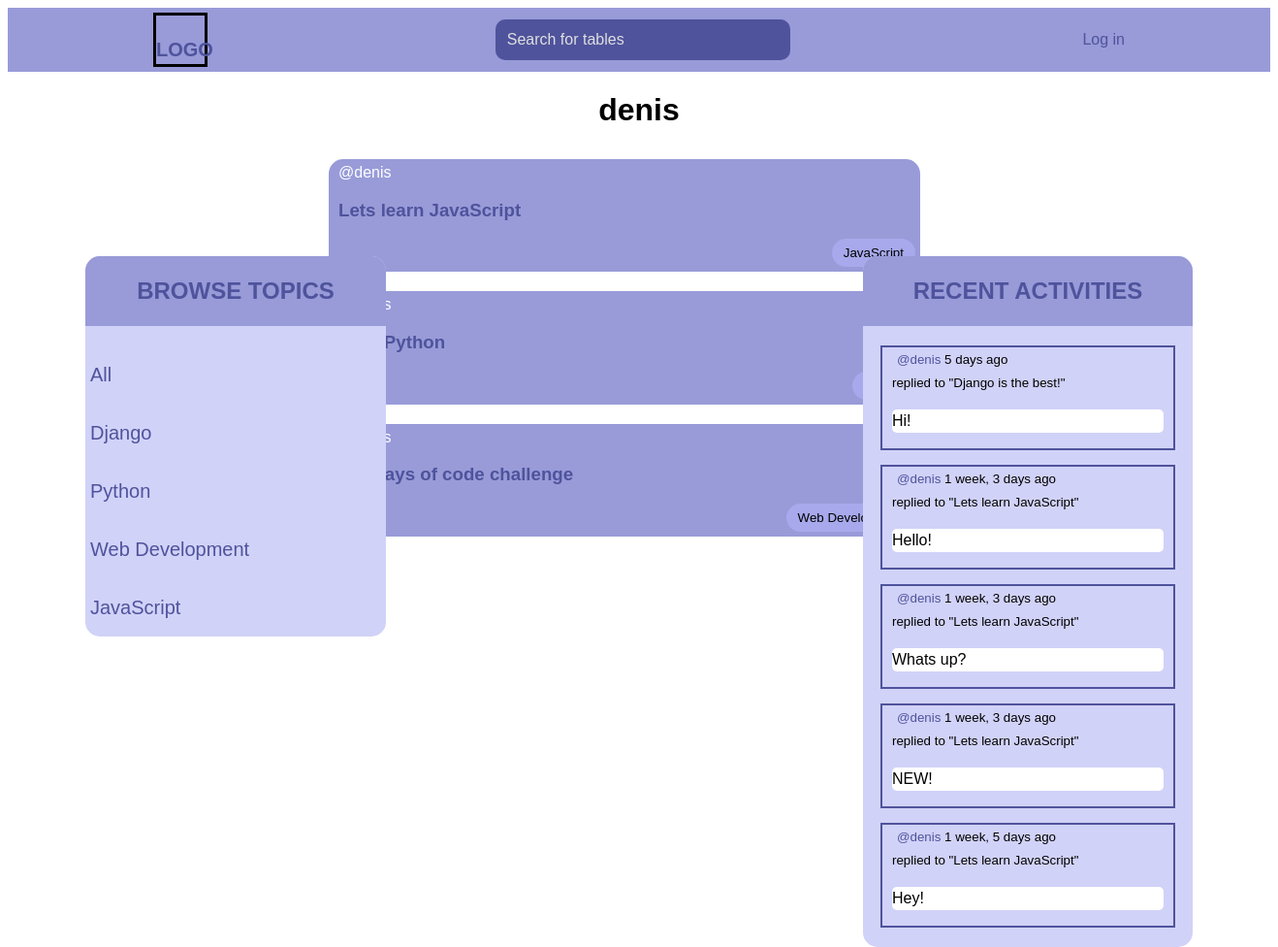
Page /profile/1/ on the committed database.
### tabletalks/base/models.py (models this page shows, shortened)
class Topic(models.Model):
    name = models.CharField(max_length=200)

class Table(models.Model):
    host = models.ForeignKey(User, on_delete=models.SET_NULL, null=True)
    topic = models.ForeignKey(Topic, on_delete=models.SET_NULL, null=True)
    name = models.CharField(max_length=200)
    description = models.TextField(null=True, blank=True)
    participants = models.ManyToManyField(
        User, related_name='participants', blank=True
    )
    updated = models.DateTimeField(auto_now=True)
    created = models.DateTimeField(auto_now_add=True)
    def __str__(self):
        return self.name
    class Meta:
        ordering = ['-updated', '-created']

class Message(models.Model):
    user = models.ForeignKey(User, on_delete=models.CASCADE)
    table = models.ForeignKey(Table, on_delete=models.CASCADE)
    body = models.TextField()
    updated = models.DateTimeField(auto_now=True)
    created = models.DateTimeField(auto_now_add=True)
    class Meta:
        ordering = ['-updated', '-created']
    def __str__(self):
        return self.body[:50]

### tabletalks/base/views.py (the view)
# urls.py: path('profile/<str:pk>/', views.user_profile, name='user-profile'),
def user_profile(request, pk):
    user = User.objects.get(id=pk)
    tables = user.table_set.all()
    all_messages = user.message_set.all()
    topics = Topic.objects.all()
    context = {
        'user': user,
        'tables': tables,
        'all_messages': all_messages,
        'topics': topics,
    }
    return render(request, 'base/profile.html', context)

### tabletalks/base/templates/base/profile.html (shortened to what this page needs)
{% extends 'main.html' %}
{% block content %}
<h1 style="text-align: center;">{{ user.username }}</h1>
<div class="home-container">
    <div>
         {% include 'base/topics_component.html' %}
    </div>
    <div>
        {% include 'base/feed_component.html' %}
    </div>
    <div>
         {% include 'base/activity_component.html' %}
    </div>
</div>
{% endblock content %}

### tabletalks/base/templates/base/topics_component.html
<section class='browse-topics-container'>
    <h2 class="component-header">Browse Topics</h2>
    <div>
        <a class="browse-topics-topic simple-button" href="{% url 'home' %}">All</a>
    </div>
    {% for topic in topics %}
    <div>
        <a class="browse-topics-topic simple-button" href="{% url 'home' %}?q={{ topic.name }}">{{ topic.name }}</a>
    </div>
    {% endfor %}
</section>

### tabletalks/base/templates/base/feed_component.html (shortened to what this page needs)
<div class="feed-container">
    {% for table in tables %}
        <div class="table-container">
            <div>
                <a class="table-host simple-button" href="{% url 'user-profile' table.host.id %}">@{{ table.host.username }}</a>
                <h3><a class="simple-button" href="{% url 'table' table.id %}">{{ table.name }}</a></h3>
                <small class="table-topic">{{ table.topic.name }}</small>
            </div>
        </div>
    {% endfor %}
</div>

### tabletalks/base/templates/base/activity_component.html (shortened to what this page needs)
<div class="recent-activity-container">
    <h2 class="component-header">Recent activities</h2>
    {% for message in all_messages %}
    <div class="activity-message">
        <small><a href="{% url 'user-profile' message.user.id  %}">@{{ message.user }}</a>  {{ message.created | timesince }} ago</small>
        <br>
        <small>replied to "{{ message.table }}"</small>
        <p class="activity-message-body">{{ message }}</p>
    </div>
    {% endfor %}
</div>

### tabletalks/static/styles/main.css (style rules this page uses)
:root { --color-background: #ffffff; --color-dark: #4f539c; --color-medium: #989bd8; --color-light: #a7a9ec; --color-lighter: #d1d2f8; }
body { font-family: Arial, Helvetica, sans-serif; align-items: center; justify-content: center; background-color: var(--color-background); }
.home-container { display: grid; grid-template-columns: 1fr 3fr 1fr; justify-items: center; }
.feed-container { width: 650px; display: flex; flex-direction: column; align-items: center; justify-content: center; }
.table-container { width: 600px; display: block; flex-direction: column; align-items: left; justify-content: left; border: solid 5px; border-color: var(--color-medium); border-radius: 15px; margin: 10px 0; background-color: var(--color-medium); }
.table-host { color: var(--color-background); }
.table-topic { float: right; padding: 0 10px; border: 1px; border-radius: 20px; border-color: var(--color-light); background-color: var(--color-light); padding: 7px 12px; }
.component-header { text-align: center; color: var(--color-dark); text-transform: uppercase; border-radius: 15px 15px 0 0; background-color: var(--color-medium); }
.browse-topics-container { width: 310px; position: relative; top: 90px; left:80px; line-height: 3; background-color: var(--color-lighter); border-radius: 15px; }
.browse-topics-topic { font-size: 20px; }
.recent-activity-container { width: 340px; position: relative; top: 90px; left:-80px; line-height: 3; background-color: var(--color-lighter); border-radius: 15px; padding-bottom: 5px; }
.activity-message { position: relative; left: 18px; width: 280px; border: solid 2px; border-color: var(--color-dark); line-height: 1.5; margin: 15px 0; padding: 0 10px; }
.activity-message-body { background-color: var(--color-background); border-radius: 5px; }
body a { padding-left: 5px; color:var(--color-dark); text-decoration: none; }

### rows in the picture
Topic: name "Django"
Topic: name "Python"
Topic: name "Web Development"
Topic: name "JavaScript"
Table: host.username "denis", name "Lets learn JavaScript", topic.name "JavaScript"
Table: name "I like Python"
Table: name "100 days of code challenge", topic.name "Web Development"
Message: user "denis", created "5 days", table "Django is the best!", body "Hi!"
Message: user "denis", created "1 week, 3 days", table "Lets learn JavaScript", body "Hello!"
Message: user "denis", created "1 week, 3 days", table "Lets learn JavaScript", body "Whats up?"
Message: user "denis", created "1 week, 3 days", table "Lets learn JavaScript", body "NEW!"
Message: user "denis", created "1 week, 5 days", table "Lets learn JavaScript", body "Hey!"

### other values in the picture
{{ user.username }} "denis"
